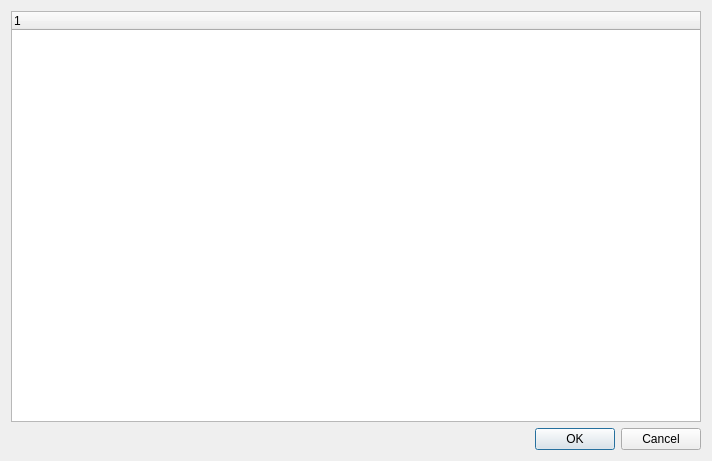
<ui version="4.0" >
 <class>ProjectTreeItemSelectorDialogBase</class>
 <widget class="QDialog" name="ProjectTreeItemSelectorDialogBase" >
  <property name="geometry" >
   <rect>
    <x>0</x>
    <y>0</y>
    <width>712</width>
    <height>461</height>
   </rect>
  </property>
  <property name="windowTitle" >
   <string>Select Item</string>
  </property>
  <layout class="QVBoxLayout" name="verticalLayout" >
   <item>
    <widget class="QTreeWidget" name="treeWidget" >
     <column>
      <property name="text" >
       <string>1</string>
      </property>
     </column>
    </widget>
   </item>
   <item>
    <layout class="QHBoxLayout" name="horizontalLayout" >
     <item>
      <spacer name="horizontalSpacer" >
       <property name="orientation" >
        <enum>Qt::Horizontal</enum>
       </property>
       <property name="sizeHint" stdset="0" >
        <size>
         <width>40</width>
         <height>20</height>
        </size>
       </property>
      </spacer>
     </item>
     <item>
      <widget class="QPushButton" name="okButton" >
       <property name="text" >
        <string>OK</string>
       </property>
       <property name="default" >
        <bool>true</bool>
       </property>
      </widget>
     </item>
     <item>
      <widget class="QPushButton" name="cancelButton" >
       <property name="text" >
        <string>Cancel</string>
       </property>
      </widget>
     </item>
    </layout>
   </item>
  </layout>
 </widget>
 <resources/>
 <connections>
  <connection>
   <sender>cancelButton</sender>
   <signal>clicked()</signal>
   <receiver>ProjectTreeItemSelectorDialogBase</receiver>
   <slot>reject()</slot>
   <hints>
    <hint type="sourcelabel" >
     <x>580</x>
     <y>438</y>
    </hint>
    <hint type="destinationlabel" >
     <x>355</x>
     <y>230</y>
    </hint>
   </hints>
  </connection>
  <connection>
   <sender>okButton</sender>
   <signal>clicked()</signal>
   <receiver>ProjectTreeItemSelectorDialogBase</receiver>
   <slot>accept()</slot>
   <hints>
    <hint type="sourcelabel" >
     <x>663</x>
     <y>438</y>
    </hint>
    <hint type="destinationlabel" >
     <x>355</x>
     <y>230</y>
    </hint>
   </hints>
  </connection>
 </connections>
</ui>
